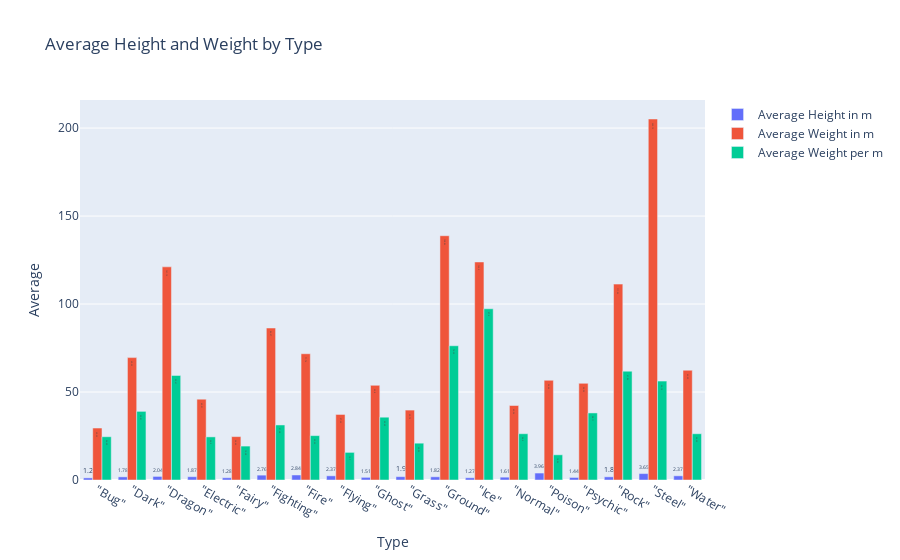

Notebook code cell kept with this figure:
### Code cell
fig = go.Figure()
fig.add_trace(go.Bar(x=average_height_type.index, y=average_height_type.values, name='Average Height in m', text=average_height_type.values.round(2), textposition='auto'))
fig.add_trace(go.Bar(x=average_weight_type.index, y=average_weight_type.values, name='Average Weight in m', text=average_weight_type.values.round(2), textposition='auto'))
fig.add_trace(go.Bar(x=average_weight_type.index, y=(average_weight_type.values/average_height_type.values), name='Average Weight per m', text=(average_weight_type.values/average_height_type.values).round(2), textposition='auto'))
fig.update_layout(title='Average Height and Weight by Type', xaxis_title='Type', yaxis_title='Average')
fig.show()

### Figure 1 — Plotly figure (JSON) as saved in the notebook; plotly's stock layout.template omitted (floating-point values rounded to 4 significant figures)
{"data": [{"name": "Average Height in m", "text": [1.2, 1.78, 2.04, 1.87, 1.28, 2.76, 2.84, 2.37, 1.51, 1.9, 1.82, 1.27, 1.61, 3.96, 1.44, 1.8, 3.65, 2.37], "textposition": "auto", "type": "bar", "x": ["\"Bug\"", "\"Dark\"", "\"Dragon\"", "\"Electric\"", "\"Fairy\"", "\"Fighting\"", "\"Fire\"", "\"Flying\"", "\"Ghost\"", "\"Grass\"", "\"Ground\"", "\"Ice\"", "\"Normal\"", "\"Poison\"", "\"Psychic\"", "\"Rock\"", "\"Steel\"", "\"Water\""], "y": [1.201, 1.783, 2.039, 1.874, 1.279, 2.761, 2.844, 2.373, 1.508, 1.899, 1.82, 1.273, 1.61, 3.956, 1.441, 1.8, 3.651, 2.373]}, {"name": "Average Weight in m", "text": [29.53, 69.55, 121.1, 45.91, 24.66, 86.37, 71.74, 37.25, 53.8, 39.73, 138.8, 123.9, 42.34, 56.66, 54.93, 111.3, 205.2, 62.39], "textposition": "auto", "type": "bar", "x": ["\"Bug\"", "\"Dark\"", "\"Dragon\"", "\"Electric\"", "\"Fairy\"", "\"Fighting\"", "\"Fire\"", "\"Flying\"", "\"Ghost\"", "\"Grass\"", "\"Ground\"", "\"Ice\"", "\"Normal\"", "\"Poison\"", "\"Psychic\"", "\"Rock\"", "\"Steel\"", "\"Water\""], "y": [29.53, 69.55, 121.1, 45.91, 24.66, 86.37, 71.74, 37.25, 53.8, 39.73, 138.8, 123.9, 42.34, 56.66, 54.93, 111.3, 205.2, 62.39]}, {"name": "Average Weight per m", "text": [24.59, 39.01, 59.41, 24.5, 19.28, 31.28, 25.22, 15.7, 35.69, 20.92, 76.29, 97.3, 26.3, 14.32, 38.11, 61.84, 56.19, 26.29], "textposition": "auto", "type": "bar", "x": ["\"Bug\"", "\"Dark\"", "\"Dragon\"", "\"Electric\"", "\"Fairy\"", "\"Fighting\"", "\"Fire\"", "\"Flying\"", "\"Ghost\"", "\"Grass\"", "\"Ground\"", "\"Ice\"", "\"Normal\"", "\"Poison\"", "\"Psychic\"", "\"Rock\"", "\"Steel\"", "\"Water\""], "y": [24.59, 39.01, 59.41, 24.5, 19.28, 31.28, 25.22, 15.7, 35.69, 20.92, 76.29, 97.3, 26.3, 14.32, 38.11, 61.84, 56.19, 26.29]}], "layout": {"title": {"text": "Average Height and Weight by Type"}, "xaxis": {"title": {"text": "Type"}}, "yaxis": {"title": {"text": "Average"}}}}
